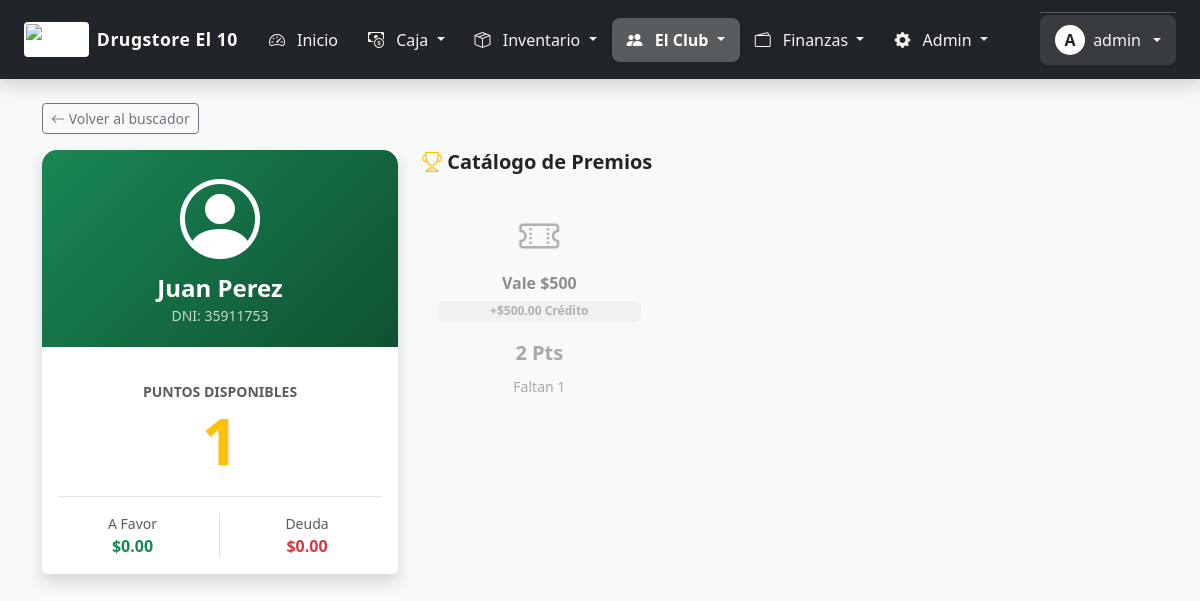
The app's page /canje_puntos.php?id_cliente=3 (signed in), older data.
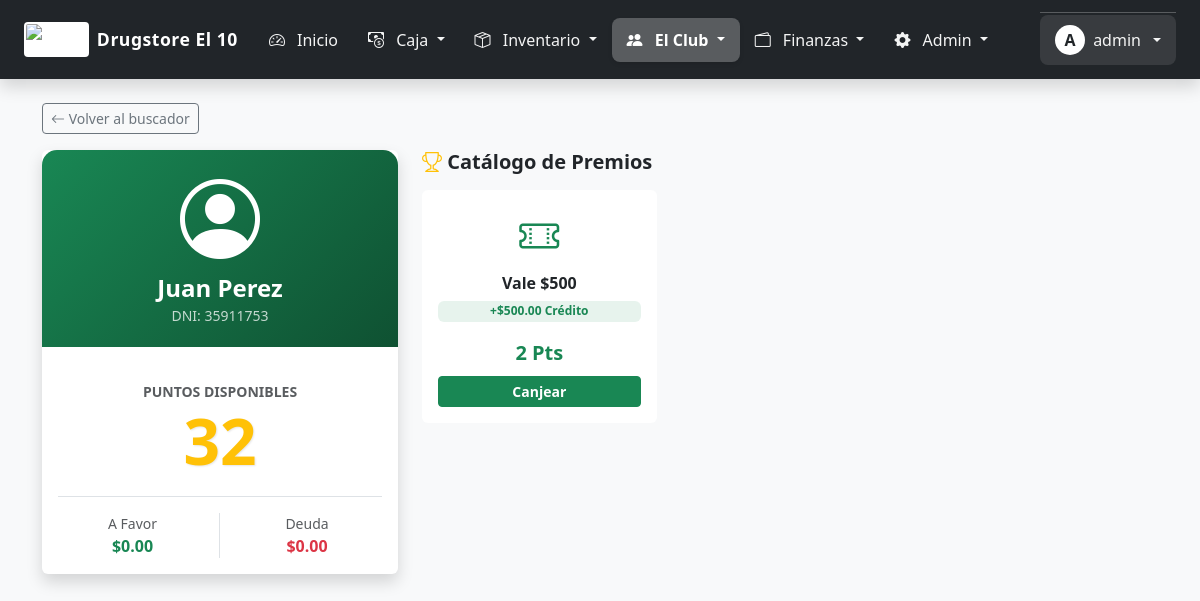
The same page, newer data.
### tables this page shows
CREATE TABLE `clientes` (
  `id` int(11) NOT NULL,
  `nombre` varchar(100) NOT NULL,
  `dni_cuit` varchar(20) DEFAULT NULL,
  `email` varchar(100) DEFAULT NULL,
  `password` varchar(255) DEFAULT NULL,
  `telefono` varchar(50) DEFAULT NULL,
  `direccion` varchar(255) DEFAULT NULL,
  `foto_perfil` varchar(255) DEFAULT 'default_user.png',
  `fecha_nacimiento` date DEFAULT NULL,
  `recibir_notificaciones` tinyint(1) DEFAULT 1,
  `limite_credito` decimal(12,2) DEFAULT 0.00,
  `saldo_deudor` decimal(12,2) DEFAULT 0.00,
  `puntos_acumulados` int(11) DEFAULT 0,
  `fecha_registro` datetime DEFAULT current_timestamp(),
  `whatsapp` varchar(50) DEFAULT NULL,
  `dni` varchar(20) DEFAULT NULL,
  `saldo_actual` decimal(10,2) DEFAULT 0.00,
  `saldo_favor` decimal(10,2) DEFAULT 0.00
);

CREATE TABLE `premios` (
  `id` int(11) NOT NULL,
  `nombre` varchar(100) NOT NULL,
  `puntos_necesarios` int(11) NOT NULL,
  `stock` int(11) DEFAULT 100,
  `activo` tinyint(1) DEFAULT 1,
  `es_cupon` tinyint(1) DEFAULT 0,
  `monto_dinero` decimal(10,2) DEFAULT 0.00
);

### canje_puntos.php (the view, shortened to what the changed rows need)
<?php
$resultados_busqueda = [];
$cliente_seleccionado = null;
if (isset($_GET['id_cliente'])) {
    $stmt = $conexion->prepare("SELECT * FROM clientes WHERE id = ?");
    $stmt->execute([$_GET['id_cliente']]);
    $cliente_seleccionado = $stmt->fetch(PDO::FETCH_ASSOC);
}
$premios = $conexion->query("SELECT * FROM premios WHERE activo = 1 ORDER BY puntos_necesarios ASC")->fetchAll(PDO::FETCH_ASSOC);
?>
<!DOCTYPE html>
<html lang="es">
<head>
    <link href="https://cdn.jsdelivr.net/npm/bootstrap@5.3.0/dist/css/bootstrap.min.css" rel="stylesheet">
    <link rel="stylesheet" href="https://cdn.jsdelivr.net/npm/bootstrap-icons@1.10.0/font/bootstrap-icons.css">
</head>
<body>
    <div class="container mt-4">
        <?php if (!$cliente_seleccionado): ?>
            <div class="row justify-content-center">
                <div class="col-md-8 col-lg-6">
                    <div class="text-center mb-4">
                        <h2 class="fw-bold text-success"><i class="bi bi-gift"></i> Canje de Puntos</h2>
                        <p class="text-muted">Busca al cliente para ver sus premios disponibles.</p>
                    </div>
                    <div class="card border-0 shadow-sm p-4">
                        <form method="GET" action="canje_puntos.php" autocomplete="off">
                            <div class="search-container">
                                <label class="fw-bold small mb-1 text-muted">Nombre, DNI o CUIT</label>
                                <div class="input-group">
                                    <span class="input-group-text bg-white"><i class="bi bi-search"></i></span>
                                    <input type="text" id="buscador" name="q" class="form-control form-control-lg border-start-0"
                                           placeholder="Escribe para predecir..." value="<?php echo $_GET['q'] ?? ''; ?>" autofocus>
                                </div>
                                <div id="sugerencias" class="suggestions-list"></div>
                            </div>
                            <div class="d-grid mt-3">
                                <button type="submit" class="btn btn-success fw-bold">VER RESULTADOS</button>
                            </div>
                        </form>
                    </div>
                    <?php if (!empty($resultados_busqueda)): ?>
                        <div class="mt-4">
                            <h6 class="text-muted small fw-bold text-uppercase">Coincidencias encontradas:</h6>
                            <div class="list-group shadow-sm">
                                <?php foreach ($resultados_busqueda as $cli): ?>
                                    <a href="canje_puntos.php?id_cliente=<?php echo $cli['id']; ?>" class="list-group-item list-group-item-action d-flex justify-content-between align-items-center p-3">
                                        <div>
                                            <div class="fw-bold text-dark"><?php echo $cli['nombre']; ?></div>
                                            <small class="text-muted">DNI: <?php echo $cli['dni']; ?></small>
                                        </div>
                                        <span class="badge bg-warning text-dark rounded-pill">
                                            <i class="bi bi-star-fill"></i> <?php echo $cli['puntos_acumulados']; ?>
                                        </span>
                                    </a>
                                <?php endforeach; ?>
                            </div>
                        </div>
                    <?php endif; ?>
                </div>
            </div>
        <?php else: ?>
            <div class="row">
                <div class="col-12 mb-3">
                    <a href="canje_puntos.php" class="btn btn-outline-secondary btn-sm"><i class="bi bi-arrow-left"></i> Volver al buscador</a>
                </div>
                <div class="col-md-4 mb-4">
                    <div class="card border-0 shadow h-100">
                        <div class="client-card-header text-center">
                            <div class="display-1 mb-2"><i class="bi bi-person-circle"></i></div>
                            <h4 class="fw-bold m-0"><?php echo $cliente_seleccionado['nombre']; ?></h4>
                            <small class="opacity-75">DNI: <?php echo $cliente_seleccionado['dni'] ?: '--'; ?></small>
                        </div>
                        <div class="card-body text-center d-flex flex-column justify-content-center">
                            <div class="py-3">
                                <small class="text-uppercase fw-bold text-muted">Puntos Disponibles</small>
                                <div class="display-3 fw-bold text-warning" style="text-shadow: 1px 1px 2px rgba(0,0,0,0.1);">
                                    <?php echo number_format($cliente_seleccionado['puntos_acumulados']); ?>
                                </div>
                            </div>
                            <div class="border-top pt-3">
                                <div class="row">
                                    <div class="col-6 border-end">
                                        <div class="small text-muted">A Favor</div>
                                        <div class="fw-bold text-success">$<?php echo $cliente_seleccionado['saldo_favor']; ?></div>
                                    </div>
                                    <div class="col-6">
                                        <div class="small text-muted">Deuda</div>
                                        <div class="fw-bold text-danger">$<?php echo $cliente_seleccionado['saldo_deudor'] ?? 0; ?></div>
                                    </div>
                                </div>
                            </div>
                        </div>
                    </div>
                </div>
                <div class="col-md-8">
                    <h5 class="fw-bold mb-3"><i class="bi bi-trophy text-warning"></i> Catálogo de Premios</h5>
                    <div class="row row-cols-2 row-cols-md-3 g-3">
                        <?php foreach($premios as $p):
                            $pts = $cliente_seleccionado['puntos_acumulados'];
                            $req = $p['puntos_necesarios'];
                            $alcanza = $pts >= $req;
                        ?>
                        <div class="col">
                            <div class="card prize-card h-100 <?php echo $alcanza ? 'border-success' : 'disabled bg-light'; ?>">
                                <div class="card-body text-center d-flex flex-column">
                                    <div class="mb-2">
                                        <?php if($p['es_cupon']): ?>
                                            <i class="bi bi-ticket-perforated fs-1 text-success"></i>
                                        <?php else: ?>
                                            <i class="bi bi-gift fs-1 text-primary"></i>
                                        <?php endif; ?>
                                    </div>
                                    <h6 class="card-title fw-bold text-truncate" title="<?php echo $p['nombre']; ?>">
                                        <?php echo $p['nombre']; ?>
                                    </h6>
                                    <?php if($p['es_cupon']): ?>
                                        <span class="badge bg-success bg-opacity-10 text-success mb-2">+$<?php echo $p['monto_dinero']; ?> Crédito</span>
                                    <?php endif; ?>
                                    <div class="mt-auto pt-2">
                                        <div class="fw-bold <?php echo $alcanza ? 'text-success' : 'text-danger'; ?> fs-5">
                                            <?php echo $req; ?> Pts
                                        </div>
                                        <?php if($alcanza): ?>
                                            <button onclick="canjear(<?php echo $p['id']; ?>, '<?php echo $p['nombre']; ?>', <?php echo $req; ?>)" class="btn btn-success btn-sm w-100 mt-2 fw-bold">Canjear</button>
                                        <?php else: ?>
                                            <small class="text-muted d-block mt-2">Faltan <?php echo $req - $pts; ?></small>
                                        <?php endif; ?>
                                    </div>
                                </div>
                            </div>
                        </div>
                        <?php endforeach; ?>
                    </div>
                </div>
            </div>
        <?php endif; ?>
    </div>
</body>
</html>

Row changes from the older to the newer data that the page shows:
changed clientes "Juan Perez": puntos_acumulados "1" → "32"
changed through a linked row, premios "Vale $500": $req-$pts "1" → (not shown); text "Faltan" → "Canjear"
